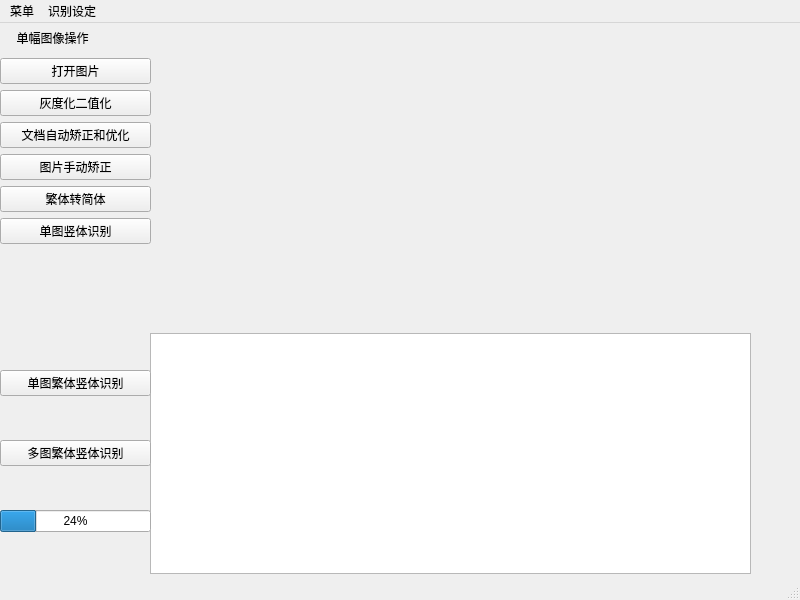
<?xml version="1.0" encoding="UTF-8"?>
<ui version="4.0">
 <class>MainWindow</class>
 <widget class="QMainWindow" name="MainWindow">
  <property name="geometry">
   <rect>
    <x>0</x>
    <y>0</y>
    <width>800</width>
    <height>600</height>
   </rect>
  </property>
  <property name="windowTitle">
   <string>MainWindow</string>
  </property>
  <widget class="QWidget" name="centralwidget">
   <widget class="QLabel" name="label">
    <property name="geometry">
     <rect>
      <x>150</x>
      <y>10</y>
      <width>300</width>
      <height>300</height>
     </rect>
    </property>
    <property name="text">
     <string/>
    </property>
    <property name="textFormat">
     <enum>Qt::AutoText</enum>
    </property>
   </widget>
   <widget class="QWidget" name="layoutWidget">
    <property name="geometry">
     <rect>
      <x>0</x>
      <y>0</y>
      <width>151</width>
      <height>221</height>
     </rect>
    </property>
    <layout class="QVBoxLayout" name="verticalLayout">
     <item>
      <widget class="QLabel" name="label_3">
       <property name="enabled">
        <bool>true</bool>
       </property>
       <property name="text">
        <string>     单幅图像操作</string>
       </property>
      </widget>
     </item>
     <item>
      <widget class="QPushButton" name="pushButton">
       <property name="text">
        <string>打开图片</string>
       </property>
      </widget>
     </item>
     <item>
      <widget class="QPushButton" name="pushButton_4">
       <property name="text">
        <string>灰度化二值化</string>
       </property>
      </widget>
     </item>
     <item>
      <widget class="QPushButton" name="pushButton_2">
       <property name="text">
        <string>文档自动矫正和优化</string>
       </property>
      </widget>
     </item>
     <item>
      <widget class="QPushButton" name="pushButton_3">
       <property name="text">
        <string>图片手动矫正</string>
       </property>
      </widget>
     </item>
     <item>
      <widget class="QPushButton" name="pushButton_5">
       <property name="text">
        <string>繁体转简体</string>
       </property>
      </widget>
     </item>
     <item>
      <widget class="QPushButton" name="pushButton_8">
       <property name="text">
        <string>单图竖体识别</string>
       </property>
      </widget>
     </item>
    </layout>
   </widget>
   <widget class="QLabel" name="label_2">
    <property name="geometry">
     <rect>
      <x>450</x>
      <y>10</y>
      <width>300</width>
      <height>300</height>
     </rect>
    </property>
    <property name="text">
     <string/>
    </property>
    <property name="textFormat">
     <enum>Qt::AutoText</enum>
    </property>
   </widget>
   <widget class="QTextBrowser" name="textBrowser">
    <property name="geometry">
     <rect>
      <x>150</x>
      <y>310</y>
      <width>601</width>
      <height>241</height>
     </rect>
    </property>
   </widget>
   <widget class="QWidget" name="verticalLayoutWidget">
    <property name="geometry">
     <rect>
      <x>0</x>
      <y>309</y>
      <width>151</width>
      <height>241</height>
     </rect>
    </property>
    <layout class="QVBoxLayout" name="verticalLayout_2">
     <item>
      <widget class="QPushButton" name="pushButton_9">
       <property name="text">
        <string>单图繁体竖体识别</string>
       </property>
       <property name="iconSize">
        <size>
         <width>50</width>
         <height>50</height>
        </size>
       </property>
      </widget>
     </item>
     <item>
      <widget class="QPushButton" name="pushButton_10">
       <property name="text">
        <string>多图繁体竖体识别</string>
       </property>
       <property name="iconSize">
        <size>
         <width>50</width>
         <height>50</height>
        </size>
       </property>
      </widget>
     </item>
     <item>
      <widget class="QProgressBar" name="progressBar">
       <property name="value">
        <number>24</number>
       </property>
      </widget>
     </item>
    </layout>
   </widget>
  </widget>
  <widget class="QMenuBar" name="menubar">
   <property name="geometry">
    <rect>
     <x>0</x>
     <y>0</y>
     <width>800</width>
     <height>22</height>
    </rect>
   </property>
   <widget class="QMenu" name="menu">
    <property name="title">
     <string>菜单</string>
    </property>
    <addaction name="actionFanti_ocr"/>
   </widget>
   <widget class="QMenu" name="menu_2">
    <property name="title">
     <string>识别设定</string>
    </property>
    <widget class="QMenu" name="menuBaiduOCR">
     <property name="title">
      <string>BaiduOCR</string>
     </property>
     <addaction name="separator"/>
     <addaction name="actionApi_Key"/>
     <addaction name="actionSecret_Key"/>
    </widget>
    <addaction name="menuBaiduOCR"/>
   </widget>
   <addaction name="menu"/>
   <addaction name="menu_2"/>
  </widget>
  <widget class="QStatusBar" name="statusbar"/>
  <action name="actionApi_Key">
   <property name="text">
    <string>Api  Key</string>
   </property>
  </action>
  <action name="actionSecret_Key">
   <property name="text">
    <string>Secret Key</string>
   </property>
  </action>
  <action name="actionFanti_ocr">
   <property name="text">
    <string>Fanti  ocr</string>
   </property>
  </action>
 </widget>
 <resources/>
 <connections/>
</ui>
